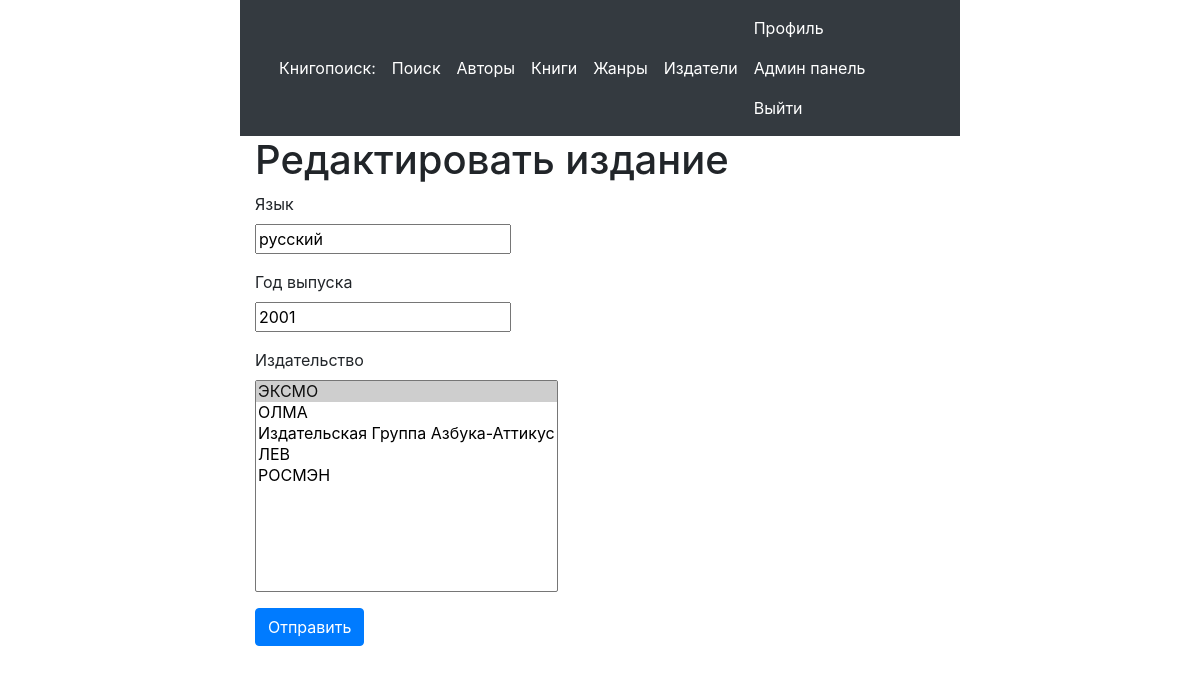
Page /edit_edition/1 (signed in) on the committed database.
### app/models.py (models this page shows, shortened)
class Edition(db.Model):
    id = db.Column(db.Integer, primary_key=True)
    language = db.Column(db.String(30))
    year = db.Column(db.String(4))
    book_ISBN = db.Column(db.Integer, db.ForeignKey('book.ISBN'), nullable=True)
    publisher_id = db.Column(db.Integer, db.ForeignKey('publisher.id'))

### app/routes.py (the view)
@app.route('/edit_edition/<id>', methods=['GET', 'POST'])
@login_required
def edit_edition(id):
    if current_user.type == 0:
        return redirect(url_for('index'))
    edition = Edition.query.filter_by(id=id).first_or_404()
    form = EditionForm()
    if form.validate_on_submit():
        edition.language = form.language.data
        edition.year = form.year.data
        edition.publisher_id = form.publisher.data
        db.session.commit()
        flash('Изменения сохранены!')
        return redirect(url_for('edition', id=edition.id))
    elif request.method == 'GET':
        form.language.data = edition.language
        form.year.data = edition.year
        form.publisher.data = str(edition.publisher_id)
    return render_template('edit_edition.html', title='Редактирование издательства', form=form)

### app/forms.py (shortened to what this page needs)
class EditionForm(FlaskForm):
    language = StringField('Язык', validators=[DataRequired()])
    year = StringField('Год выпуска', validators=[DataRequired()])
    publisher = SelectField('Издательство', validators=[DataRequired()])
    submit = SubmitField('Отправить')
    def __init__(self, *args, **kwargs):
        super(EditionForm, self).__init__(*args, **kwargs)
        self.publisher.choices = [(str(s.id), s.name) for s in (
            Publisher.query.all())]

### app/models.py (called while the page is built)
@login.user_loader
def load_user(id):
    return User.query.get(int(id))

@app.before_request
def before_request():
    if current_user.is_authenticated:
        current_user.last_seen = datetime.utcnow()
        db.session.commit()

### app/templates/edit_edition.html (shortened to what this page needs)
{% extends "base.html" %}
{% block app_content %}
    <h1>Редактировать издание</h1>
    <form action="" method="post">
        <p>
            {{ form.language.label }}<br>
            {{ form.language }}<br>
        </p>
        <p>
            {{ form.year.label }}<br>
            {{ form.year }}<br>
        </p>
        <p>
            {{ form.publisher.label }}<br>
            {{ form.publisher(size=10) }}<br>
        </p>
        <div class="control-group">
            <div class="controls">
                <input class="btn btn-primary" type="submit" value="Отправить">
            </div>
        </div>
    </form>
{% endblock %}

### rows in the picture
Edition: language "русский", year "2001", publisher "ЭКСМО ☑ / ОЛМА / Издательская Группа Азбука-Аттикус / ЛЕВ / РОСМЭН"
